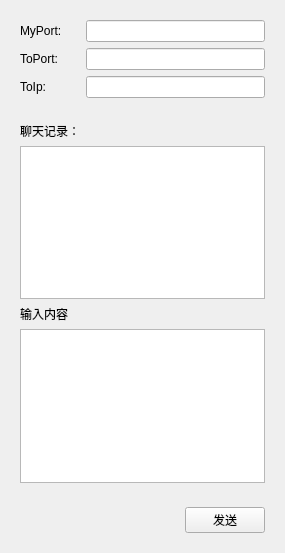
<?xml version="1.0" encoding="UTF-8"?>
<ui version="4.0">
 <class>Widget</class>
 <widget class="QWidget" name="Widget">
  <property name="geometry">
   <rect>
    <x>0</x>
    <y>0</y>
    <width>285</width>
    <height>553</height>
   </rect>
  </property>
  <property name="windowTitle">
   <string>Widget</string>
  </property>
  <layout class="QHBoxLayout" name="horizontalLayout_3">
   <item>
    <widget class="QWidget" name="widget_6" native="true">
     <layout class="QVBoxLayout" name="verticalLayout_4">
      <property name="leftMargin">
       <number>0</number>
      </property>
      <property name="topMargin">
       <number>0</number>
      </property>
      <property name="rightMargin">
       <number>0</number>
      </property>
      <property name="bottomMargin">
       <number>0</number>
      </property>
      <item>
       <widget class="QWidget" name="widget_3" native="true">
        <layout class="QHBoxLayout" name="horizontalLayout">
         <property name="leftMargin">
          <number>0</number>
         </property>
         <property name="topMargin">
          <number>0</number>
         </property>
         <property name="rightMargin">
          <number>0</number>
         </property>
         <property name="bottomMargin">
          <number>0</number>
         </property>
         <item>
          <widget class="QWidget" name="widget_2" native="true">
           <layout class="QVBoxLayout" name="verticalLayout_2">
            <item>
             <widget class="QLabel" name="label">
              <property name="text">
               <string>MyPort:</string>
              </property>
             </widget>
            </item>
            <item>
             <widget class="QLabel" name="label_2">
              <property name="text">
               <string>ToPort:</string>
              </property>
             </widget>
            </item>
            <item>
             <widget class="QLabel" name="label_3">
              <property name="text">
               <string>ToIp:</string>
              </property>
             </widget>
            </item>
           </layout>
          </widget>
         </item>
         <item>
          <widget class="QWidget" name="widget" native="true">
           <layout class="QVBoxLayout" name="verticalLayout">
            <item>
             <widget class="QLineEdit" name="myPort"/>
            </item>
            <item>
             <widget class="QLineEdit" name="toPort"/>
            </item>
            <item>
             <widget class="QLineEdit" name="toIp"/>
            </item>
           </layout>
          </widget>
         </item>
        </layout>
       </widget>
      </item>
      <item>
       <widget class="QWidget" name="widget_4" native="true">
        <layout class="QVBoxLayout" name="verticalLayout_3">
         <item>
          <widget class="QLabel" name="label_4">
           <property name="text">
            <string>聊天记录：</string>
           </property>
          </widget>
         </item>
         <item>
          <widget class="QTextBrowser" name="record"/>
         </item>
         <item>
          <widget class="QLabel" name="label_5">
           <property name="text">
            <string>输入内容</string>
           </property>
          </widget>
         </item>
         <item>
          <widget class="QTextEdit" name="input">
           <property name="readOnly">
            <bool>false</bool>
           </property>
          </widget>
         </item>
        </layout>
       </widget>
      </item>
      <item>
       <widget class="QWidget" name="widget_5" native="true">
        <layout class="QHBoxLayout" name="horizontalLayout_2">
         <item>
          <spacer name="horizontalSpacer">
           <property name="orientation">
            <enum>Qt::Horizontal</enum>
           </property>
           <property name="sizeHint" stdset="0">
            <size>
             <width>40</width>
             <height>20</height>
            </size>
           </property>
          </spacer>
         </item>
         <item>
          <widget class="QPushButton" name="sendBtn">
           <property name="text">
            <string>发送</string>
           </property>
          </widget>
         </item>
        </layout>
       </widget>
      </item>
     </layout>
    </widget>
   </item>
  </layout>
 </widget>
 <resources/>
 <connections/>
</ui>
